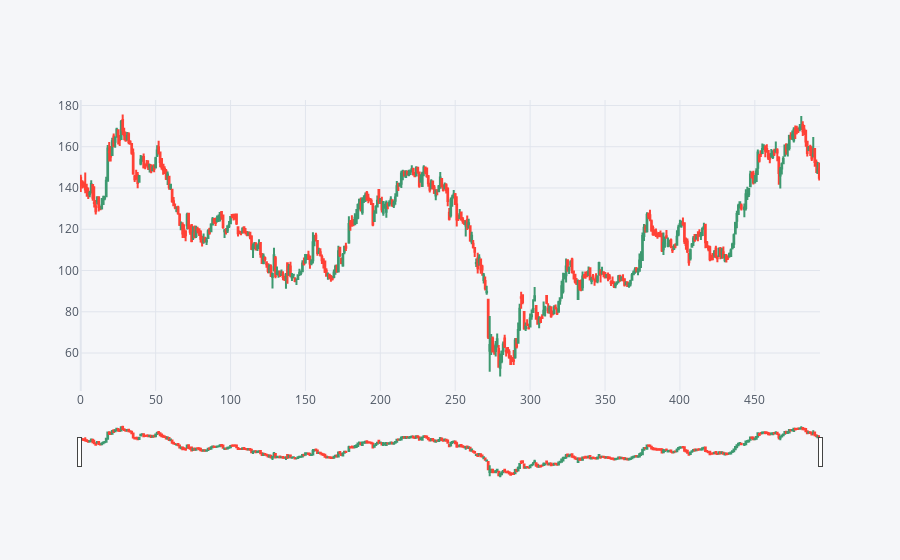

Notebook cell for this chart:
### Code cell
# cf.set_config_file(theme='pearl',sharing='public',offline=True)
# df.iplot(kind="candle",
#                           keys=["Open", "High", "Low", "Close"],
#                           rangeslider=True
#                           )

### Figure 1 — Plotly figure (JSON) as saved in the notebook; plotly's stock layout.template omitted (floating-point values rounded to 4 significant figures; data arrays with more than 128 entries replaced by an {"elided": "..."} marker saying what was removed)
{"data": [{"close": {"elided": "494 float values"}, "high": {"elided": "494 float values"}, "low": {"elided": "494 float values"}, "open": {"elided": "494 float values"}, "showlegend": false, "type": "candlestick", "x": {"elided": "494 int values"}, "yaxis": "y2"}], "layout": {"legend": {"bgcolor": "#F5F6F9", "font": {"color": "#4D5663"}}, "paper_bgcolor": "#F5F6F9", "plot_bgcolor": "#F5F6F9", "title": {"font": {"color": "#4D5663"}}, "xaxis": {"gridcolor": "#E1E5ED", "rangeslider": {"visible": true}, "showgrid": true, "tickfont": {"color": "#4D5663"}, "title": {"font": {"color": "#4D5663"}, "text": ""}, "zerolinecolor": "#E1E5ED"}, "yaxis": {"gridcolor": "#E1E5ED", "showgrid": true, "showticklabels": false, "tickfont": {"color": "#4D5663"}, "title": {"font": {"color": "#4D5663"}, "text": ""}, "zerolinecolor": "#E1E5ED"}, "yaxis2": {"gridcolor": "#E1E5ED", "showgrid": true, "tickfont": {"color": "#4D5663"}, "title": {"font": {"color": "#4D5663"}, "text": ""}, "zerolinecolor": "#E1E5ED"}}}
